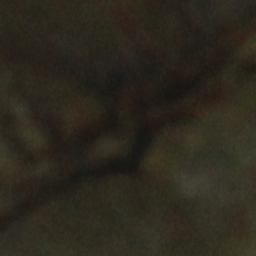
#> input picture coklat.jpg, 256 x 256 px
$ jupyter execute Untitled.ipynb
#> lines starting #> are read from the running program, lines starting #| are printed output that depends on the picture; long printed decimals are rounded
# Membuka Foto

[cell 1]
import os
import numpy as np
from skimage.io import imread,imshow
from matplotlib import pyplot as plt


filename = os.path.join(os.getcwd(), 'coklat.jpg')
coklat = imread(filename)
#> coklat is the input picture: shape (256, 256, 3); mean R, G, B 44.4, 40.1, 29.7
imshow(coklat)
plt.show()

# Memisahkan Layer RGB

[cell 2]
import matplotlib.pyplot as plt

R = coklat.copy()
R[:,:,1] = 0
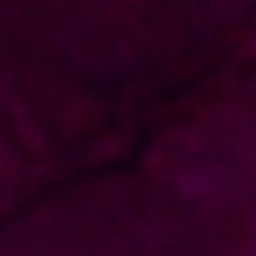
#> R: shape (256, 256, 3); mean R, G, B 44.4, 0, 29.7
R[:,:,2] = 0
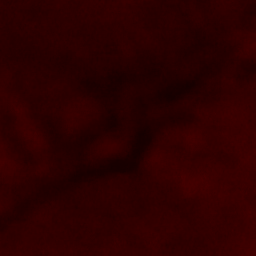
#> R: shape (256, 256, 3); mean R, G, B 44.4, 0, 0

G = coklat.copy()
G[:,:,0] = 0
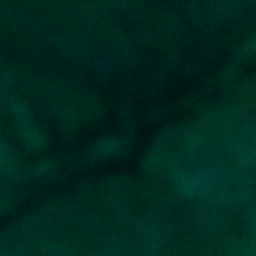
#> G: shape (256, 256, 3); mean R, G, B 0, 40.1, 29.7
G[:,:,2] = 0
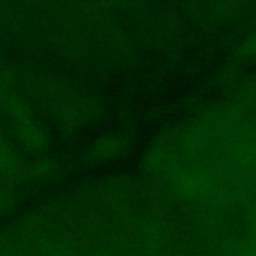
#> G: shape (256, 256, 3); mean R, G, B 0, 40.1, 0

B = coklat.copy()
B[:,:,0] = 0
B[:,:,1] = 0
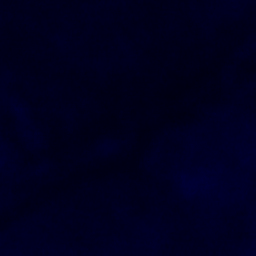
#> B: shape (256, 256, 3); mean R, G, B 0, 0, 29.7


fig, (ax0, ax1, ax2) = plt.subplots(ncols=3, figsize=(12, 8))

ax0.imshow(R)
ax0.set_title("R")
ax0.axis('off')
ax1.imshow(G)
ax1.set_title("G")
ax1.axis('off')
ax2.imshow(B)
ax2.set_title("B")
ax2.axis('off')

fig.tight_layout()

# RGB

[cell 3]
mean_R = np.mean(R)
#> mean_R = 14.79
mean_G = np.mean(G)
#> mean_G = 13.37
mean_B = np.mean(B)
#> mean_B = 9.9

print("R : ",mean_R)
#| R :  14.788
print("G : ",mean_G)
#| G :  13.372
print("B : ",mean_B)
#| B :  9.901

# RGB to HSV

[cell 4]
def rgb2hsv(R,G,B):
#> called with R = 14.79, G = 13.37, B = 9.9
    r = R/sum([R,G,B])
#> r = 0.389
    g = G/sum([R,G,B])
#> g = 0.351
    b = B/sum([R,G,B])
#> b = 0.26

    V = max(r,g,b)
#> V = 0.389

    S = 0 if V == 0 else (1-((min([r,g,b]))/V))
#> S = 0.33

    if S == 0:
        H = 0
    elif V == r:
        H = (60*(g-b)) / (S * V)
#> H = 42.62
    elif V == g:
        H = 60 * (2 + ((b-r)/(S*V)))
    elif V == b:
        H = 60 * (4 + ((r-g)/(S*V)))

    H = H + 360 if H < 0 else H

    return H,S,V

[cell 5]
H,S,V = rgb2hsv(mean_R,mean_G,mean_B)
#> H = 42.62; S = 0.33; V = 0.389
print("H : ",H)
#| H :  42.616
print("S : ",S)
#| S :  0.3305
print("V : ",V)
#| V :  0.3885

# RGB to HSI

[cell 6]
from math import cos,acos,pow,sqrt,pi
def theta(R,G,B):
    '''Menghitung Sudut'''
#> called with R = 14.79, G = 13.37, B = 9.9

    #rumus bagian atas
    atas = ((R-G)+(R-B))/2
#> atas = 3.15

    #rumus bagian bawah
    bawah = sqrt(pow((R-G),2) * (R-B) * (G-B))
#> bawah = 5.83

    #rumus utama
    sudut = acos(atas/bawah) * 180/pi
#> sudut = 57.29
    return sudut

def rgb2hsi(R,G,B):
    H = theta(R,G,B) if B <= G else (360-theta(R,G,B))
#> H = 57.29
    S = 1 - ((3 * min(R,G,B))/sum([R,G,B]))
#> S = 0.22
    I = sum([R,G,B]) / 3
#> I = 12.69
    return H, S, I

[cell 7]
h,s,i = rgb2hsi(mean_R,mean_G,mean_B)
#> h = 57.29; s = 0.22; i = 12.69
print("H : ",h)
#| H :  57.292
print("S : ",s)
#| S :  0.2196
print("I : ",i)
#| I :  12.687

[cell 8]
theta(mean_R,mean_G,mean_B)
#> Out = 57.29
